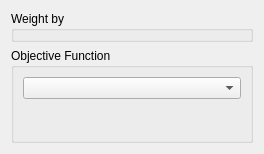
<?xml version="1.0" encoding="UTF-8"?>
<ui version="4.0">
 <class>NASimulatorForm</class>
 <widget class="QWidget" name="NASimulatorForm">
  <property name="geometry">
   <rect>
    <x>0</x>
    <y>0</y>
    <width>264</width>
    <height>154</height>
   </rect>
  </property>
  <property name="windowTitle">
   <string>Form</string>
  </property>
  <layout class="QVBoxLayout" name="verticalLayout_2">
   <item>
    <widget class="QGroupBox" name="weightGroupBox">
     <property name="title">
      <string>Weight by</string>
     </property>
     <property name="flat">
      <bool>true</bool>
     </property>
    </widget>
   </item>
   <item>
    <widget class="QGroupBox" name="objectiveGroupBox">
     <property name="title">
      <string>Objective Function</string>
     </property>
     <property name="flat">
      <bool>true</bool>
     </property>
     <layout class="QVBoxLayout" name="verticalLayout">
      <item>
       <widget class="QComboBox" name="objectiveComboBox"/>
      </item>
      <item>
       <spacer name="verticalSpacer">
        <property name="orientation">
         <enum>Qt::Vertical</enum>
        </property>
        <property name="sizeHint" stdset="0">
         <size>
          <width>20</width>
          <height>40</height>
         </size>
        </property>
       </spacer>
      </item>
     </layout>
    </widget>
   </item>
  </layout>
 </widget>
 <resources/>
 <connections/>
</ui>
